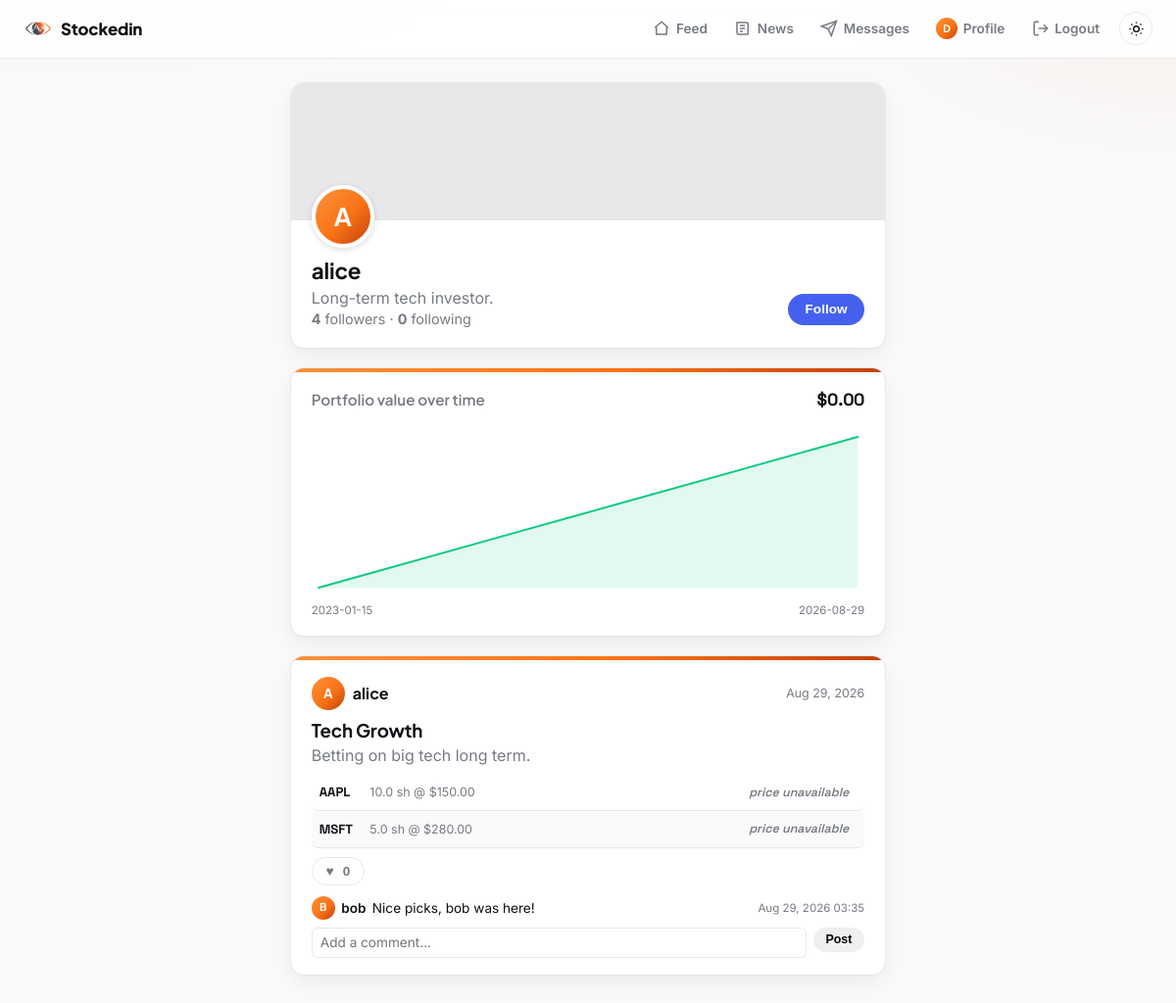
Screenshot of /user/alice (signed in) with the database file from the repository.
### models.py (models this page shows, shortened)
class User(UserMixin, db.Model):
    __tablename__ = "users"
    id = db.Column(db.Integer, primary_key=True)
    username = db.Column(db.String(32), unique=True, nullable=False, index=True)
    email = db.Column(db.String(120), unique=True, nullable=False)
    password_hash = db.Column(db.String(256), nullable=False)
    bio = db.Column(db.String(200))
    created_at = db.Column(db.DateTime, default=datetime.utcnow, nullable=False)
    portfolio = db.relationship(
        "Portfolio",
        back_populates="owner",
        uselist=False,
        cascade="all, delete-orphan",
    )
    likes = db.relationship("Like", back_populates="user", cascade="all, delete-orphan")
    comments = db.relationship(
        "Comment", back_populates="user", cascade="all, delete-orphan"
    )
    following = db.relationship(
        "Follow",
        foreign_keys="Follow.follower_id",
        back_populates="follower",
        cascade="all, delete-orphan",
    )
    followers = db.relationship(
        "Follow",
        foreign_keys="Follow.followed_id",
        back_populates="followed",
        cascade="all, delete-orphan",
    )
    def is_following(self, other):
        if other is None:
            return False
        return (
            Follow.query.filter_by(follower_id=self.id, followed_id=other.id).first()
            is not None
        )
    def is_mutual_with(self, other):
        if other is None or other.id == self.id:
            return False
        return self.is_following(other) and other.is_following(self)
    @property
    def unread_message_count(self):
        return Message.query.filter_by(recipient_id=self.id, read_at=None).count()
    @property
    def following_count(self):
        return Follow.query.filter_by(follower_id=self.id).count()
    @property
    def followers_count(self):
        return Follow.query.filter_by(followed_id=self.id).count()

class Portfolio(db.Model):
    __tablename__ = "portfolios"
    id = db.Column(db.Integer, primary_key=True)
    user_id = db.Column(
        db.Integer, db.ForeignKey("users.id"), unique=True, nullable=False
    )
    title = db.Column(db.String(80), nullable=False)
    description = db.Column(db.String(300))
    created_at = db.Column(db.DateTime, default=datetime.utcnow, nullable=False)
    owner = db.relationship("User", back_populates="portfolio")
    holdings = db.relationship(
        "Holding",
        back_populates="portfolio",
        cascade="all, delete-orphan",
        order_by="Holding.ticker",
    )
    likes = db.relationship(
        "Like", back_populates="portfolio", cascade="all, delete-orphan"
    )
    comments = db.relationship(
        "Comment",
        back_populates="portfolio",
        cascade="all, delete-orphan",
        order_by="Comment.created_at",
    )
    snapshots = db.relationship(
        "PortfolioSnapshot",
        back_populates="portfolio",
        cascade="all, delete-orphan",
        order_by="PortfolioSnapshot.date",
    )
    @property
    def like_count(self):
        return len(self.likes)
    def is_liked_by(self, user):
        if user is None or not user.is_authenticated:
            return False
        return any(like.user_id == user.id for like in self.likes)

class Holding(db.Model):
    __tablename__ = "holdings"
    id = db.Column(db.Integer, primary_key=True)
    portfolio_id = db.Column(
        db.Integer, db.ForeignKey("portfolios.id"), nullable=False
    )
    ticker = db.Column(db.String(12), nullable=False)
    shares = db.Column(db.Float, nullable=False)
    buy_price = db.Column(db.Float, nullable=False)
    buy_date = db.Column(db.Date, default=date.today, nullable=False)
    portfolio = db.relationship("Portfolio", back_populates="holdings")
    @property
    def cost_basis(self):
        return self.shares * self.buy_price

class Comment(db.Model):
    __tablename__ = "comments"
    id = db.Column(db.Integer, primary_key=True)
    user_id = db.Column(db.Integer, db.ForeignKey("users.id"), nullable=False)
    portfolio_id = db.Column(
        db.Integer, db.ForeignKey("portfolios.id"), nullable=False
    )
    body = db.Column(db.String(280), nullable=False)
    created_at = db.Column(db.DateTime, default=datetime.utcnow, nullable=False)
    user = db.relationship("User", back_populates="comments")
    portfolio = db.relationship("Portfolio", back_populates="comments")

### routes_social.py (the view)
@login_required
def profile(username):
    user = User.query.filter_by(username=username).first_or_404()
    portfolios = [user.portfolio] if user.portfolio else []
    attach_stats(portfolios)
    comment_form = CommentForm()
    chart_series = []
    if user.portfolio is not None:
        total_value = portfolios[0].stats.get("total_value")
        record_snapshot(user.portfolio, total_value)
        chart_series = get_chart_series(user.portfolio)
    return render_template(
        "profile.html",
        profile_user=user,
        portfolios=portfolios,
        comment_form=comment_form,
        chart_series=chart_series,
        watchlist=get_watchlist_quotes(),
        cover_image=cover_image_for(user.username),
    )

### forms.py
class CommentForm(FlaskForm):
    body = TextAreaField(
        "Comment", validators=[DataRequired(), Length(max=280)]
    )
    submit = SubmitField("Post")

### app.py (called while the page is built)
def create_app():
    app = Flask(__name__, instance_relative_config=True)
    app.config.from_object(Config)
    db.init_app(app)
    login_manager.init_app(app)
    routes_auth.register(app)
    routes_portfolio.register(app)
    routes_social.register(app)
    routes_news.register(app)
    routes_messages.register(app)
    @app.context_processor
    def inject_unread_message_count():
        if current_user.is_authenticated:
            return {"unread_message_count": current_user.unread_message_count}
        return {"unread_message_count": 0}
    return app

### images.py (called while the page is built)
def cover_image_for(username):
    digest = hashlib.md5(username.encode()).hexdigest()
    return COVER_IMAGES[int(digest, 16) % len(COVER_IMAGES)]

### models.py (called while the page is built)
@login_manager.user_loader
def load_user(user_id):
    return db.session.get(User, int(user_id))

### prices.py (called while the page is built)
def get_quote(ticker):
    if not ticker:
        return None
    ticker = ticker.strip().upper()
    cached = _cache.get(ticker)
    if cached is not None:
        quote, fetched_at, ok = cached
        ttl = CACHE_TTL_SECONDS if ok else FAILURE_CACHE_TTL_SECONDS
        if time.time() - fetched_at < ttl:
            return quote
    quote = _fetch(ticker)
    _cache[ticker] = (quote, time.time(), quote is not None)
    return quote

def prefetch_quotes(tickers):
    tickers = {t.strip().upper() for t in tickers if t}
    now = time.time()
    def is_fresh(ticker):
        cached = _cache.get(ticker)
        if cached is None:
            return False
        _, fetched_at, ok = cached
        ttl = CACHE_TTL_SECONDS if ok else FAILURE_CACHE_TTL_SECONDS
        return now - fetched_at < ttl
    stale = [t for t in tickers if not is_fresh(t)]
    if not stale:
        return
    with ThreadPoolExecutor(max_workers=min(8, len(stale))) as pool:
        results = pool.map(_fetch, stale)
        for ticker, quote in zip(stale, results):
            _cache[ticker] = (quote, time.time(), quote is not None)

def get_watchlist_quotes():
    prefetch_quotes(WATCHLIST_TICKERS)
    quotes = []
    for ticker in WATCHLIST_TICKERS:
        quote = get_quote(ticker)
        if quote is not None:
            quotes.append({"ticker": ticker, **quote})
    return quotes

### templates/profile.html (shortened to what this page needs)
{% extends "base.html" %}
{% block content %}
  <header class="profile-header">
    <div class="profile-cover" style="background-image: url('{{ cover_image }}')"></div>
    <div class="profile-avatar-row">
      <span class="avatar avatar-lg">{{ profile_user.username[0]|upper }}</span>
    </div>
    <div class="profile-body">
      <div class="profile-identity-text">
        <h1>{{ profile_user.username }}</h1>
        {% if profile_user.bio %}<p class="profile-bio">{{ profile_user.bio }}</p>{% endif %}
        <p class="profile-stats">
          <strong>{{ profile_user.followers_count }}</strong> followers
          &middot;
          <strong>{{ profile_user.following_count }}</strong> following
        </p>
      </div>
      <div class="profile-actions">
        {% if profile_user.id == current_user.id %}
          {% if profile_user.portfolio %}
            <a class="btn btn-outline" href="{{ url_for('portfolio_edit') }}">Edit portfolio</a>
            <a class="btn btn-primary" href="{{ url_for('holding_new') }}">Add holding</a>
          {% else %}
            <a class="btn btn-primary" href="{{ url_for('portfolio_new') }}">Create your portfolio</a>
          {% endif %}
        {% else %}
          {% if current_user.is_following(profile_user) %}
            <form method="post" action="{{ url_for('unfollow', username=profile_user.username) }}">
              <button type="submit" class="btn btn-outline">Unfollow</button>
            </form>
          {% else %}
            <form method="post" action="{{ url_for('follow', username=profile_user.username) }}">
              <button type="submit" class="btn btn-primary">Follow</button>
            </form>
          {% endif %}
        {% endif %}
      </div>
    </div>
  </header>
  {% if portfolios %}
    {% if chart_series|length > 1 %}
      <div class="chart-card">
        <div class="chart-card-header">
          <h2 class="chart-title">Portfolio value over time</h2>
          {% if portfolios[0].stats.total_value is not none %}
            <span class="chart-current-value">${{ "%.2f"|format(portfolios[0].stats.total_value) }}</span>
          {% endif %}
        </div>
        <div class="portfolio-chart" data-points='{{ chart_series|tojson }}'></div>
      </div>
    {% endif %}
    {% for portfolio in portfolios %}
      {% include "_post_card.html" %}
    {% endfor %}
  {% endif %}
{% endblock %}

### templates/base.html (shortened to what this page needs)
<!doctype html>
<html lang="en">
<head>
  <link rel="stylesheet" href="{{ url_for('static', filename='style.css') }}">
</head>
<body>
  <nav class="navbar">
    <a class="brand" href="{{ url_for('feed') if current_user.is_authenticated else url_for('login') }}">
      <img class="brand-mark" src="{{ url_for('static', filename='images/logo-icon.png') }}" alt="">
      Stockedin
    </a>
    <div class="nav-links">
      {% if current_user.is_authenticated %}
        <a href="{{ url_for('feed') }}" class="nav-link {{ 'active' if request.endpoint == 'feed' }}">
          <svg viewBox="0 0 24 24" fill="none" stroke="currentColor" stroke-width="2"><path d="M3 11l9-8 9 8"/><path d="M5 10v10h14V10"/></svg>
          <span>Feed</span>
        </a>
        <a href="{{ url_for('news') }}" class="nav-link {{ 'active' if request.endpoint == 'news' }}">
          <svg viewBox="0 0 24 24" fill="none" stroke="currentColor" stroke-width="2"><path d="M4 4h13a2 2 0 0 1 2 2v13a1 1 0 0 1-1 1H6a2 2 0 0 1-2-2z"/><path d="M8 8h7M8 12h7M8 16h4"/></svg>
          <span>News</span>
        </a>
        <a href="{{ url_for('inbox') }}" class="nav-link {{ 'active' if request.endpoint in ('inbox', 'thread') }}">
          <svg viewBox="0 0 24 24" fill="none" stroke="currentColor" stroke-width="2"><path d="M22 2 11 13"/><path d="M22 2 15 22l-4-9-9-4z"/></svg>
          <span>Messages</span>
        </a>
        <a href="{{ url_for('profile', username=current_user.username) }}" class="nav-link {{ 'active' if request.endpoint == 'profile' and request.view_args.username == current_user.username }}">
          <span class="avatar avatar-nav">{{ current_user.username[0]|upper }}</span>
          <span>Profile</span>
        </a>
        <a href="{{ url_for('logout') }}" class="nav-link">
          <svg viewBox="0 0 24 24" fill="none" stroke="currentColor" stroke-width="2"><path d="M9 21H5a2 2 0 0 1-2-2V5a2 2 0 0 1 2-2h4"/><path d="M16 17l5-5-5-5"/><path d="M21 12H9"/></svg>
          <span>Logout</span>
        </a>
      {% else %}
        <a class="nav-link" href="{{ url_for('login') }}"><span>Login</span></a>
        <a class="nav-link" href="{{ url_for('signup') }}"><span>Sign up</span></a>
      {% endif %}
      <button type="button" id="theme-toggle" class="theme-toggle" aria-label="Toggle dark mode">
        <svg class="icon-sun" viewBox="0 0 24 24" fill="none" stroke="currentColor" stroke-width="2"><circle cx="12" cy="12" r="4"/><path d="M12 2v2M12 20v2M4.9 4.9l1.4 1.4M17.7 17.7l1.4 1.4M2 12h2M20 12h2M4.9 19.1l1.4-1.4M17.7 6.3l1.4-1.4"/></svg>
      </button>
    </div>
  </nav>
  <main class="container {% block container_class %}{% endblock %}">
    {% block content %}{% endblock %}
  </main>
</body>
</html>

### templates/_post_card.html (shortened to what this page needs)
<article class="post-card" id="portfolio-{{ portfolio.id }}">
  <header class="post-header">
    <a class="post-owner" href="{{ url_for('profile', username=portfolio.owner.username) }}">
      <span class="avatar">{{ portfolio.owner.username[0]|upper }}</span>
      {{ portfolio.owner.username }}
    </a>
    <span class="post-date">{{ portfolio.created_at.strftime('%b %d, %Y') }}</span>
  </header>
  <h3 class="post-title">{{ portfolio.title }}</h3>
  {% if portfolio.description %}<p class="post-description">{{ portfolio.description }}</p>{% endif %}
  {% if portfolio.stats.rows %}
    <ul class="holdings-list">
      {% for row in portfolio.stats.rows %}
        <li class="holding-row">
          <span class="holding-ticker">{{ row.holding.ticker }}</span>
          <span class="holding-detail">{{ row.holding.shares }} sh @ ${{ "%.2f"|format(row.holding.buy_price) }}</span>
          {% if row.available %}
            <span class="holding-price">${{ "%.2f"|format(row.current_price) }}</span>
            <span class="holding-gain {{ 'gain' if row.gain_loss >= 0 else 'loss' }}">
              {{ "+" if row.gain_loss >= 0 else "" }}${{ "%.2f"|format(row.gain_loss) }}
              ({{ "%.1f"|format(row.gain_loss_pct) }}%)
            </span>
          {% else %}
            <span class="unavailable">price unavailable</span>
          {% endif %}
        </li>
      {% endfor %}
    </ul>
  {% else %}
    <p class="empty-holdings">No holdings yet.</p>
  {% endif %}
  <div class="post-actions">
    <button
      type="button"
      class="like-btn {{ 'liked' if portfolio.is_liked_by(current_user) else '' }}"
      data-portfolio-id="{{ portfolio.id }}"
      data-liked="{{ 'true' if portfolio.is_liked_by(current_user) else 'false' }}"
    >
      <span class="like-icon">&hearts;</span>
      <span class="like-count">{{ portfolio.like_count }}</span>
    </button>
  </div>
  <div class="comments" data-portfolio-id="{{ portfolio.id }}">
    <ul class="comment-list">
      {% for comment in portfolio.comments %}
        <li class="comment">
          <span class="avatar avatar-sm">{{ comment.user.username[0]|upper }}</span>
          <a href="{{ url_for('profile', username=comment.user.username) }}">{{ comment.user.username }}</a>
          <span class="comment-body">{{ comment.body }}</span>
          <span class="comment-date">{{ comment.created_at.strftime('%b %d, %Y %H:%M') }}</span>
        </li>
      {% endfor %}
    </ul>
    <form class="comment-form" data-portfolio-id="{{ portfolio.id }}">
      {{ comment_form.body(placeholder="Add a comment...", rows=1) }}
      <button type="submit" class="btn btn-small">Post</button>
    </form>
  </div>
</article>

### rows the page displays
User: username "D"
User: username "A", username "alice", bio "Long-term tech investor."
Portfolio: owner "A", owner.username "alice", created_at "Aug 29, 2026", title "Tech Growth", description "Betting on big tech long term.", like_count "0"
Holding: holding.ticker "AAPL", holding.shares "10.0", holding.buy_price "150.00"
Holding: holding.ticker "MSFT", holding.shares "5.0", holding.buy_price "280.00"
Comment: user "B", user.username "bob", body "Nice picks, bob was here!", created_at "Aug 29, 2026 03:35"

### other values shown
{{ profile_user.followers_count }} "4"
{{ profile_user.following_count }} "0"
{{ "%.2f"|format(portfolios[0].stats.total_value) }} "0.00"
